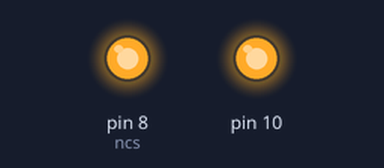
A sketch run on a simulated Arduino Uno, built with avr-gcc and run on an emulated ATmega328P. Parts: output pins drawn as LEDs (lit = HIGH). What the sketch prints to the serial monitor is not drawn.

Above: at 0.2 s.
Timing chart, 0 to 1.7 s (numbered marks = the images above):
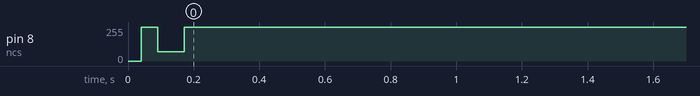

The sketch:

Adns9500WorkingNanoEveryV0.ino
```cpp
#include <SPI.h>
#include <avr/pgmspace.h>

// Registers
#define REG_Product_ID                           0x00
#define REG_Revision_ID                          0x01
#define REG_Motion                               0x02
#define REG_Delta_X_L                            0x03
#define REG_Delta_X_H                            0x04
#define REG_Delta_Y_L                            0x05
#define REG_Delta_Y_H                            0x06
#define REG_SQUAL                                0x07
#define REG_Pixel_Sum                            0x08
#define REG_Maximum_Pixel                        0x09
#define REG_Minimum_Pixel                        0x0a
#define REG_Shutter_Lower                        0x0b
#define REG_Shutter_Upper                        0x0c
#define REG_Frame_Period_Lower                   0x0d
#define REG_Frame_Period_Upper                   0x0e
#define REG_Configuration_I                      0x0f
#define REG_Configuration_II                     0x10
#define REG_Frame_Capture                        0x12
#define REG_SROM_Enable                          0x13
#define REG_Run_Downshift                        0x14
#define REG_Rest1_Rate                           0x15
#define REG_Rest1_Downshift                      0x16
#define REG_Rest2_Rate                           0x17
#define REG_Rest2_Downshift                      0x18
#define REG_Rest3_Rate                           0x19
#define REG_Frame_Period_Max_Bound_Lower         0x1a
#define REG_Frame_Period_Max_Bound_Upper         0x1b
#define REG_Frame_Period_Min_Bound_Lower         0x1c
#define REG_Frame_Period_Min_Bound_Upper         0x1d
#define REG_Shutter_Max_Bound_Lower              0x1e
#define REG_Shutter_Max_Bound_Upper              0x1f
#define REG_LASER_CTRL0                          0x20
#define REG_Observation                          0x24
#define REG_Data_Out_Lower                       0x25
#define REG_Data_Out_Upper                       0x26
#define REG_SROM_ID                              0x2a
#define REG_Lift_Detection_Thr                   0x2e
#define REG_Configuration_V                      0x2f
#define REG_Configuration_IV                     0x39
#define REG_Power_Up_Reset                       0x3a
#define REG_Shutdown                             0x3b
#define REG_Inverse_Product_ID                   0x3f
#define REG_Motion_Burst                         0x50
#define REG_SROM_Load_Burst                      0x62
#define REG_Pixel_Burst                          0x64

byte initComplete=0;
byte testctr=0;
unsigned long currTime;
unsigned long timer;
volatile int xydat[2];
volatile byte movementflag=0;
const int ncs = 8;

#define Motion_pin 2

extern const unsigned short firmware_length;
extern const unsigned char firmware_data[];

void setup() {
  Serial.begin(115200);

  pinMode (ncs, OUTPUT);

  attachInterrupt(Motion_pin, UpdatePointer, FALLING);

  SPI.begin();
  SPI.setDataMode(SPI_MODE3);
  SPI.setBitOrder(MSBFIRST);
  SPI.setClockDivider(8);

  performStartup();
  dispRegisters();
  delay(100);
  initComplete=9;

}

void adns_com_begin(){
  digitalWrite(ncs, LOW);
}

void adns_com_end(){
  digitalWrite(ncs, HIGH);
}

byte adns_read_reg(byte reg_addr){
  adns_com_begin();

  // send adress of the register, with MSBit = 0 to indicate it's a read
  SPI.transfer(reg_addr & 0x7f );
  delayMicroseconds(100); // tSRAD
  // read data
  byte data = SPI.transfer(0);

  delayMicroseconds(1); // tSCLK-NCS for read operation is 120ns
  adns_com_end();
  delayMicroseconds(19); //  tSRW/tSRR (=20us) minus tSCLK-NCS

  return data;
}

void adns_write_reg(byte reg_addr, byte data){
  adns_com_begin();

  //send adress of the register, with MSBit = 1 to indicate it's a write
  SPI.transfer(reg_addr | 0x80 );
  //sent data
  SPI.transfer(data);

  delayMicroseconds(20); // tSCLK-NCS for write operation
  adns_com_end();
  delayMicroseconds(100); // tSWW/tSWR (=120us) minus tSCLK-NCS. Could be shortened, but is looks like a safe lower bound
}

void adns_upload_firmware(){
  // send the firmware to the chip, cf p.18 of the datasheet
  Serial.println("Uploading firmware...");
  // set the configuration_IV register in 3k firmware mode
  adns_write_reg(REG_Configuration_IV, 0x02); // bit 1 = 1 for 3k mode, other bits are reserved

  // write 0x1d in SROM_enable reg for initializing
  adns_write_reg(REG_SROM_Enable, 0x1d);

  // wait for more than one frame period
  delay(10); // assume that the frame rate is as low as 100fps... even if it should never be that low

  // write 0x18 to SROM_enable to start SROM download
  adns_write_reg(REG_SROM_Enable, 0x18);

  // write the SROM file (=firmware data)
  adns_com_begin();
  SPI.transfer(REG_SROM_Load_Burst | 0x80); // write burst destination adress
  delayMicroseconds(15);

  // send all bytes of the firmware
  unsigned char c;
  for(int i = 0; i < firmware_length; i++){
    c = (unsigned char)pgm_read_byte(firmware_data + i);
    SPI.transfer(c);
    delayMicroseconds(15);
  }
  adns_com_end();
  }


void performStartup(void){
  adns_com_end(); // ensure that the serial port is reset
  adns_com_begin(); // ensure that the serial port is reset
  adns_com_end(); // ensure that the serial port is reset
  adns_write_reg(REG_Power_Up_Reset, 0x5a); // force reset
  delay(50); // wait for it to reboot
  // read registers 0x02 to 0x06 (and discard the data)
  adns_read_reg(REG_Motion);
  adns_read_reg(REG_Delta_X_L);
  adns_read_reg(REG_Delta_X_H);
  adns_read_reg(REG_Delta_Y_L);
  adns_read_reg(REG_Delta_Y_H);
  // upload the firmware
  adns_upload_firmware();
  delay(10);
  //enable laser(bit 0 = 0b), in normal mode (bits 3,2,1 = 000b)
  // reading the actual value of the register is important because the real
  // default value is different from what is said in the datasheet, and if you
  // change the reserved bytes (like by writing 0x00...) it would not work.
  byte laser_ctrl0 = adns_read_reg(REG_LASER_CTRL0);
  adns_write_reg(REG_LASER_CTRL0, laser_ctrl0 & 0xf0 );

  delay(1);

  Serial.println("Optical Chip Initialized");
  }

void UpdatePointer(void){
  if(initComplete==9){

    digitalWrite(ncs,LOW);
    xydat[0] = (int)adns_read_reg(REG_Delta_X_L);
    xydat[1] = (int)adns_read_reg(REG_Delta_Y_L);
    digitalWrite(ncs,HIGH);

    movementflag=1;
    }
  }

void dispRegisters(void){
  int oreg[7] = {
    0x00,0x3F,0x2A,0x02  };
  char* oregname[] = {
    "Product_ID","Inverse_Product_ID","SROM_Version","Motion"  };
  byte regres;

  digitalWrite(ncs,LOW);

  int rctr=0;
  for(rctr=0; rctr<4; rctr++){
    SPI.transfer(oreg[rctr]);
    delay(1);
    Serial.println("---");
    Serial.println(oregname[rctr]);
    Serial.println(oreg[rctr],HEX);
    regres = SPI.transfer(0);
    Serial.println(regres,BIN);
    Serial.println(regres,HEX);
    delay(1);
  }
  digitalWrite(ncs,HIGH);
}


int convTwosComp(int b){
  //Convert from 2's complement
  if(b & 0x80){
    b = -1 * ((b ^ 0xff) + 1);
    }
  return b;
  }
// Constants for calibration
const float pixelsPerInch = 10.0; // Adjust this based on your calibration
const float baselineDistance = 5.0; // Adjust this based on your calibration

void loop() {
  if (movementflag) {
    int xValue = convTwosComp(xydat[0]);

    // Calculate distance based on your calibration
    float distanceInInches = baselineDistance + xValue / pixelsPerInch;

    Serial.print("x = ");
    Serial.print(xValue);
    Serial.print(", Distance = ");
    Serial.print(distanceInInches);
    Serial.println(" inches");

    movementflag = 0;
  }
}
```

Source omitted: reADNS9500.ino (data table, 18736 bytes)
